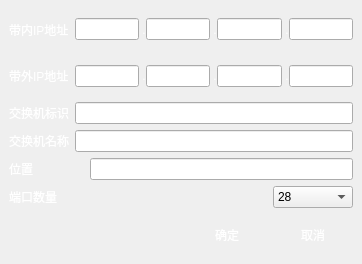
<?xml version="1.0" encoding="UTF-8"?>
<ui version="4.0">
 <class>NewAddSwitchDialog</class>
 <widget class="QDialog" name="NewAddSwitchDialog">
  <property name="geometry">
   <rect>
    <x>0</x>
    <y>0</y>
    <width>362</width>
    <height>264</height>
   </rect>
  </property>
  <property name="windowTitle">
   <string>Dialog</string>
  </property>
  <layout class="QHBoxLayout" name="horizontalLayout">
   <property name="leftMargin">
    <number>0</number>
   </property>
   <property name="topMargin">
    <number>0</number>
   </property>
   <property name="rightMargin">
    <number>0</number>
   </property>
   <property name="bottomMargin">
    <number>0</number>
   </property>
   <item>
    <widget class="QWidget" name="widget" native="true">
     <property name="styleSheet">
      <string notr="true">QDialog#NewAddSwitchDialog
{
	border-image:none;
	border-image: url(:/images/images/background_2.jpg);
}

QWidget#widget
{
	border-image: url(:/images/images/whole_back_2.png);
}

QLabel
{
	color: rgb(255, 255, 255);
}

QPushButton
{
	color: rgb(255, 255, 255);
	border-radius: 8px;  
	border-image: url(:/images/images/button_search.png);
}

QLineEdit
{
	color: rgb(0, 0, 0);
}


</string>
     </property>
     <layout class="QVBoxLayout" name="verticalLayout">
      <item>
       <layout class="QHBoxLayout" name="horizontalLayout_8">
        <item>
         <widget class="QLabel" name="addressLabel">
          <property name="text">
           <string>带内IP地址</string>
          </property>
         </widget>
        </item>
        <item>
         <widget class="QWidget" name="ipAddressLineEdit" native="true">
          <layout class="QHBoxLayout" name="horizontalLayout_4">
           <property name="spacing">
            <number>0</number>
           </property>
           <property name="leftMargin">
            <number>0</number>
           </property>
           <property name="topMargin">
            <number>0</number>
           </property>
           <property name="rightMargin">
            <number>0</number>
           </property>
           <property name="bottomMargin">
            <number>0</number>
           </property>
           <item>
            <layout class="QHBoxLayout" name="horizontalLayout_2">
             <property name="spacing">
              <number>0</number>
             </property>
             <item>
              <widget class="QLineEdit" name="ip_part1_In"/>
             </item>
             <item>
              <widget class="QLabel" name="label_7">
               <property name="text">
                <string> .</string>
               </property>
              </widget>
             </item>
             <item>
              <widget class="QLineEdit" name="ip_part2_In"/>
             </item>
             <item>
              <widget class="QLabel" name="label_10">
               <property name="text">
                <string> .</string>
               </property>
              </widget>
             </item>
             <item>
              <widget class="QLineEdit" name="ip_part3_In"/>
             </item>
             <item>
              <widget class="QLabel" name="label_11">
               <property name="text">
                <string> .</string>
               </property>
              </widget>
             </item>
             <item>
              <widget class="QLineEdit" name="ip_part4_In"/>
             </item>
            </layout>
           </item>
          </layout>
         </widget>
        </item>
       </layout>
      </item>
      <item>
       <layout class="QHBoxLayout" name="horizontalLayout_7">
        <item>
         <widget class="QLabel" name="address2Label">
          <property name="text">
           <string>带外IP地址</string>
          </property>
         </widget>
        </item>
        <item>
         <widget class="QWidget" name="ipAddress2LineEdit" native="true">
          <layout class="QHBoxLayout" name="horizontalLayout_5">
           <property name="spacing">
            <number>0</number>
           </property>
           <property name="leftMargin">
            <number>0</number>
           </property>
           <property name="topMargin">
            <number>0</number>
           </property>
           <property name="rightMargin">
            <number>0</number>
           </property>
           <property name="bottomMargin">
            <number>0</number>
           </property>
           <item>
            <layout class="QHBoxLayout" name="horizontalLayout_3">
             <property name="spacing">
              <number>0</number>
             </property>
             <item>
              <widget class="QLineEdit" name="ip_part1_Out"/>
             </item>
             <item>
              <widget class="QLabel" name="label_8">
               <property name="text">
                <string> .</string>
               </property>
              </widget>
             </item>
             <item>
              <widget class="QLineEdit" name="ip_part2_Out"/>
             </item>
             <item>
              <widget class="QLabel" name="label_9">
               <property name="text">
                <string> .</string>
               </property>
              </widget>
             </item>
             <item>
              <widget class="QLineEdit" name="ip_part3_Out"/>
             </item>
             <item>
              <widget class="QLabel" name="label_12">
               <property name="text">
                <string> .</string>
               </property>
              </widget>
             </item>
             <item>
              <widget class="QLineEdit" name="ip_part4_Out"/>
             </item>
            </layout>
           </item>
          </layout>
         </widget>
        </item>
       </layout>
      </item>
      <item>
       <layout class="QHBoxLayout" name="horizontalLayout_11">
        <item>
         <widget class="QLabel" name="nameLabel">
          <property name="text">
           <string>交换机标识</string>
          </property>
         </widget>
        </item>
        <item>
         <widget class="QLineEdit" name="switchNameLineEdit"/>
        </item>
       </layout>
      </item>
      <item>
       <layout class="QHBoxLayout" name="horizontalLayout_9">
        <item>
         <widget class="QLabel" name="descriptionLabel">
          <property name="text">
           <string>交换机名称</string>
          </property>
         </widget>
        </item>
        <item>
         <widget class="QLineEdit" name="descriptionLineEdit"/>
        </item>
       </layout>
      </item>
      <item>
       <layout class="QHBoxLayout" name="horizontalLayout_10">
        <item>
         <widget class="QLabel" name="locationLabel">
          <property name="minimumSize">
           <size>
            <width>75</width>
            <height>0</height>
           </size>
          </property>
          <property name="text">
           <string>位置</string>
          </property>
         </widget>
        </item>
        <item>
         <widget class="QLineEdit" name="locationEdit"/>
        </item>
       </layout>
      </item>
      <item>
       <layout class="QHBoxLayout" name="horizontalLayout_12">
        <item>
         <widget class="QLabel" name="remarkLabel">
          <property name="text">
           <string>端口数量</string>
          </property>
         </widget>
        </item>
        <item>
         <spacer name="horizontalSpacer_2">
          <property name="orientation">
           <enum>Qt::Horizontal</enum>
          </property>
          <property name="sizeHint" stdset="0">
           <size>
            <width>40</width>
            <height>20</height>
           </size>
          </property>
         </spacer>
        </item>
        <item>
         <widget class="QComboBox" name="remarkEdit">
          <property name="minimumSize">
           <size>
            <width>80</width>
            <height>0</height>
           </size>
          </property>
          <property name="maximumSize">
           <size>
            <width>80</width>
            <height>16777215</height>
           </size>
          </property>
          <item>
           <property name="text">
            <string>28</string>
           </property>
          </item>
          <item>
           <property name="text">
            <string>52</string>
           </property>
          </item>
          <item>
           <property name="text">
            <string>60</string>
           </property>
          </item>
         </widget>
        </item>
       </layout>
      </item>
      <item>
       <widget class="QWidget" name="widget_2" native="true">
        <layout class="QHBoxLayout" name="horizontalLayout_6">
         <property name="leftMargin">
          <number>0</number>
         </property>
         <property name="topMargin">
          <number>0</number>
         </property>
         <property name="rightMargin">
          <number>0</number>
         </property>
         <property name="bottomMargin">
          <number>0</number>
         </property>
         <item>
          <spacer name="horizontalSpacer">
           <property name="orientation">
            <enum>Qt::Horizontal</enum>
           </property>
           <property name="sizeHint" stdset="0">
            <size>
             <width>159</width>
             <height>20</height>
            </size>
           </property>
          </spacer>
         </item>
         <item>
          <widget class="QPushButton" name="okButton">
           <property name="minimumSize">
            <size>
             <width>80</width>
             <height>27</height>
            </size>
           </property>
           <property name="maximumSize">
            <size>
             <width>80</width>
             <height>27</height>
            </size>
           </property>
           <property name="text">
            <string>确定</string>
           </property>
          </widget>
         </item>
         <item>
          <widget class="QPushButton" name="cancelButton">
           <property name="minimumSize">
            <size>
             <width>80</width>
             <height>27</height>
            </size>
           </property>
           <property name="maximumSize">
            <size>
             <width>80</width>
             <height>27</height>
            </size>
           </property>
           <property name="text">
            <string>取消</string>
           </property>
          </widget>
         </item>
        </layout>
       </widget>
      </item>
     </layout>
    </widget>
   </item>
  </layout>
 </widget>
 <resources/>
 <connections/>
</ui>
